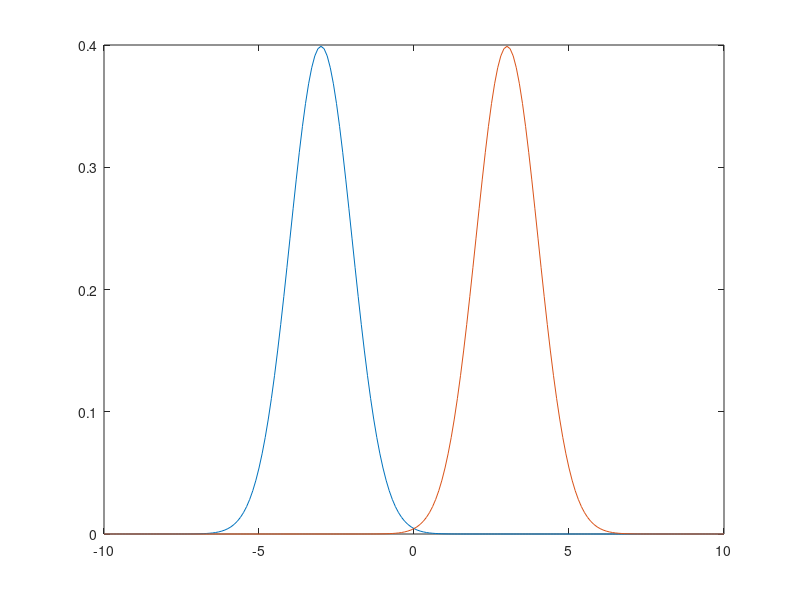
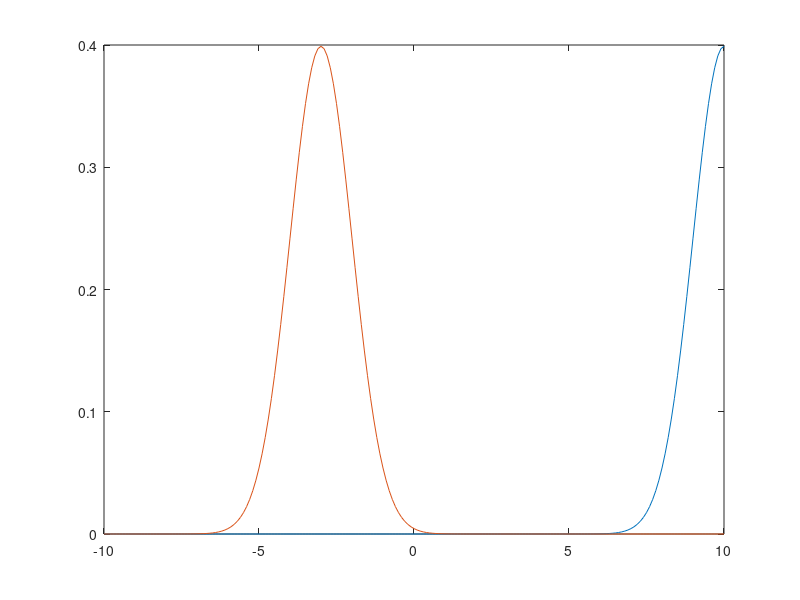
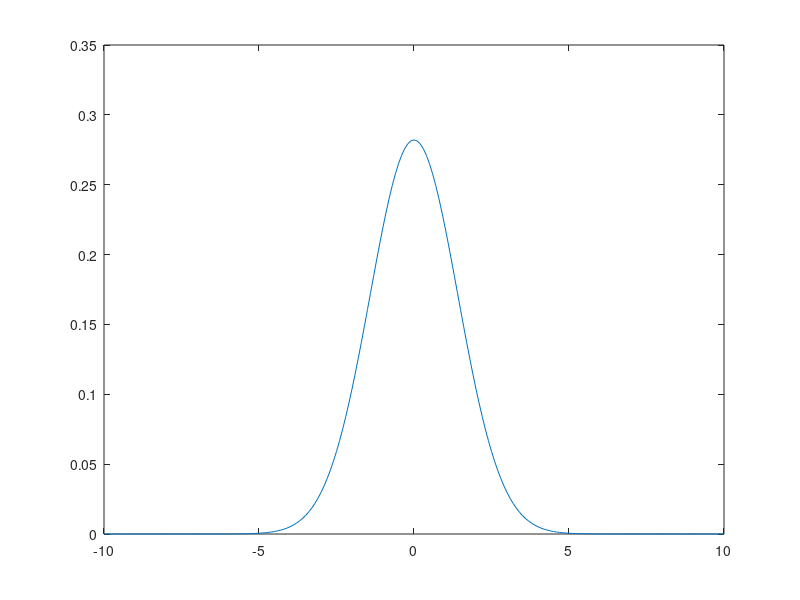
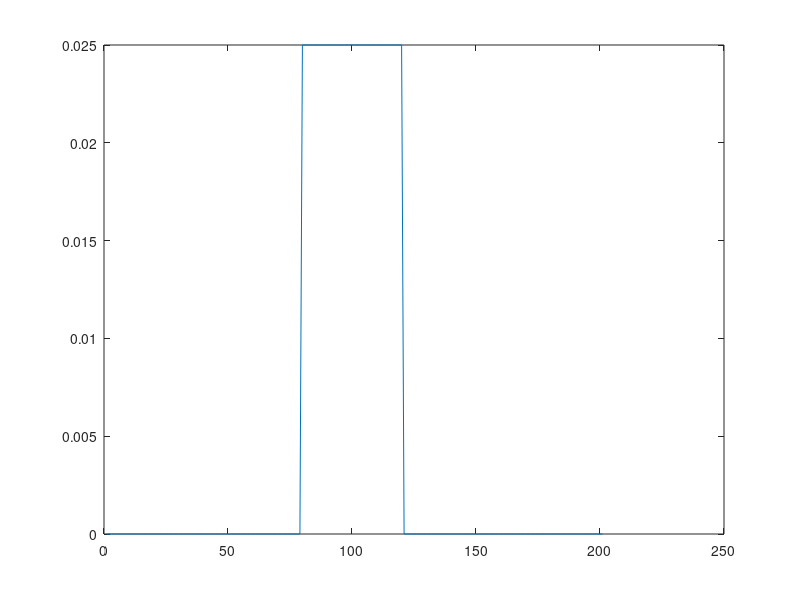

Write the MATLAB code that produced these figures, in order. (Note: this script raises an error after producing the figures.)
%% 0 init

% lab 4, some intuitions for Fourier/PCA
clear all, close all, clc
%% 1 Convolution and ringing

% The windows are applied via convolution. What is convolution?

% combine two functions to create a third, new function. For example:

%convolving gaussians:
spacing = 0.1
x = -10:spacing:10;

gaus1 = normpdf(x,-3,1)
gaus2 = normpdf(x,3,1)
gaus3 = conv(gaus1,gaus2,'same').*spacing % normalize by spacing
figure

plot(x,gaus1), hold on
plot(x,gaus2)
hold off
pause
figure
for ii = [-10:10]
    gaus2=normpdf(x,ii,1);
    plot(x,gaus2)
    hold on
    plot(x,gaus1)
    hold off
    pause(1)
end



pause
figure
plot(x,gaus3)

%convolving a pulse:

square_wave = zeros(length(x),1); square_wave(80:120)=1/40
figure
plot(square_wave)

gaus4 = conv(square_wave,sin(x*2*pi),'same')
figure
plot(x,gaus4)

pause
figure
stem(fftshift(abs(fft(square_wave))))

%% 2 Discrete Fourier Transform

% why power 2? - the "fast fourier transform" uses
% specifically, the FFT "factorizes" the time-series, reducing the number
% of necessary calculations from N^2 to N(log(N))

%__From Deshawn Sambrano, a past TA:
%%
%It is impossible for mere mortals to discern the elements of a signal that
%is made up of even just 2 pure tones, n noise, nothing. 
%Maybe we need to look at it in another way
%Visual inspection of the time domain signal fails
%Let's do a spectrogram instead to see what the same signal looks like in
%the frequency domain
%% Defining parameters

fs = 1000;
dur = 5;
t = 0:1/fs:dur;
sigFreq1 = 3;
Signal1 = sin(2*pi*sigFreq1*t);
sigFreq2 = 2;
Signal2 = sin(2*pi*sigFreq2*t);
jointSignal = Signal1 + Signal2;
figure
subplot(3,1,1)
plot(t,Signal1)
subplot(3,1,2)
plot(t,Signal2)
subplot(3,1,3)
plot(t,jointSignal)
%% Using the Fourier transform
n = length(t);
noise = randn(1,n);
signalAndNoise = jointSignal + noise;


figure
subplot(3,1,1)
plot(t,jointSignal)
subplot(3,1,2)
plot(t,signalAndNoise)
subplot(3,1,3)

nyquist = fs/2; % Half the smapling frequency
fSpaceSignal = fft(signalAndNoise) ./ sqrt(n);
fBase = linspace(0,nyquist,floor(length(signalAndNoise)/2+1));
halfSignal = fSpaceSignal(1:length(fBase));

complexConjugate = conj(halfSignal);
power = halfSignal .* complexConjugate;
stem(fBase(1:50),power(1:50))
xlabel('Frequency')
ylabel('Power')

%% PCA

% PCA is a great tool to reduce redundant variables to their necessary
% components. Furthermore, we get extra information from the PCA that can
% tell us more about the structure of our data, as well as new variables we
% can use for further research. 

% A toy example; lets imagine we have a large number of boxes, and we need
% to describe them to our employer.

theBox = [3,4,5]; % the three "dimensions" here are length, width, and height. Dimensions we are used to

allBoxes = theBox.*randi(100,20,1); %make a 20x1 random box size vector

% each row is a box, each column is the dimensions. Lets plot:

figure
scatter3(allBoxes(:,1),allBoxes(:,2),allBoxes(:,3),'filled')
xlabel('Length'),ylabel('Width'),zlabel('Height')

%% Conduct PCA

z_boxes = zscore(allBoxes);

[eigVec rotVal eigVal] = pca(z_boxes)

figure
box(eigVal./sum(eigVal)')

% this example is trivial; lets add noise
%% noisy boxes

allBoxesNoisy = [allBoxes(:,[1,2]),theBox(3).*randi(200,20,1)];
figure
scatter3(allBoxesNoisy(:,1),allBoxesNoisy(:,2),allBoxesNoisy(:,3),'filled')
xlabel('Length'),ylabel('Width'),zlabel('Height')

%conduct PCA again and compare results...


